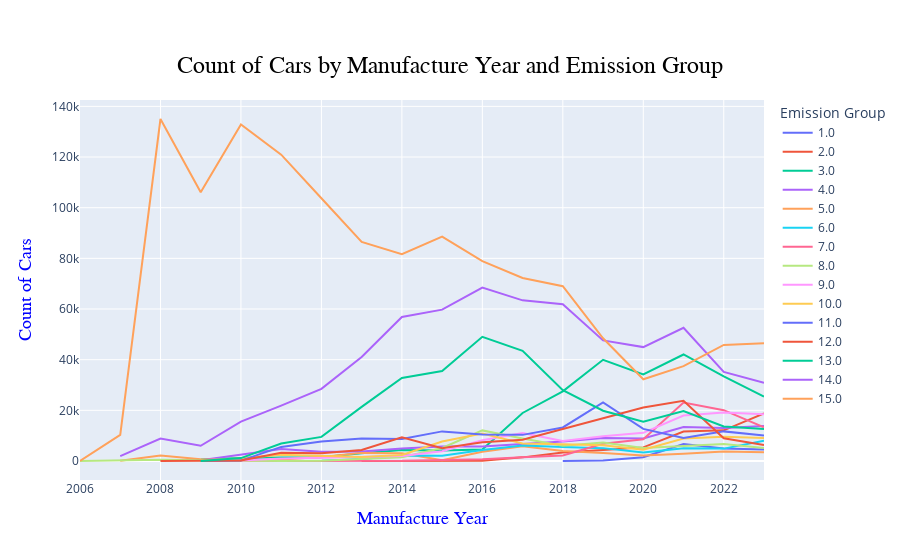

Notebook code for this chart:
### Markdown cell above
#### 5.2 Emission group

### Code cell
# An interactive line graph with plotly
emission_group = data_merged_raw.groupby(['manufacture_year','emission_group'])['vehicle_number'].count().to_frame().\
                        rename(columns={'vehicle_number': 'count_cars'}).reset_index()

emission_group = emission_group[emission_group['manufacture_year'] != 2024]

#creating a list of unique values for sorting
sorted_groups = sorted(emission_group['emission_group'].unique())

# Creating an interactive line graph with Plotly Express
fig = px.line(emission_group,
              x='manufacture_year',  # Year on the X-axis
              y='count_cars',        # Count of cars on the Y-axis
              color='emission_group',  # Different lines for each emission group
              title='Count of Cars by Manufacture Year and Emission Group',
              labels={'count_cars': 'Count of Cars', 'manufacture_year': 'Manufacture Year',
                      'emission_group': 'Emission Group'},
              category_orders={'emission_group': sorted_groups})

# Update layout for title and labels
fig.update_layout(
    title={
        'text': 'Count of Cars by Manufacture Year and Emission Group',
        'y': 0.9,  # You can adjust the position with y
        'x': 0.5,  # Centering the title using x
        'xanchor': 'center',
        'yanchor': 'top',
        'font': {
            'family': 'Arial',  # Font family
            'size': 24,         # Font size
            'color': 'black'    # Font color
        }
    },
    xaxis_title={
        'font': {
            'family': 'Helvetica',  # Font family
            'size': 18,             # Font size
            'color': 'blue'         # Font color
        }
    },
    yaxis_title={
        'font': {
            'family': 'Helvetica',
            'size': 18,
            'color': 'blue'
        }
    }
)
# Show the plot
fig.show()

### Figure 1 — Plotly figure (JSON) as saved in the notebook; plotly's stock layout.template omitted (floating-point values rounded to 4 significant figures)
{"data": [{"hovertemplate": "Emission Group=1.0<br>Manufacture Year=%{x}<br>Count of Cars=%{y}<extra></extra>", "legendgroup": "1.0", "line": {"color": "#636efa", "dash": "solid"}, "marker": {"symbol": "circle"}, "mode": "lines", "name": "1.0", "orientation": "v", "showlegend": true, "type": "scatter", "x": [2018, 2019, 2020, 2021, 2022, 2023], "xaxis": "x", "y": [15, 168, 1516, 6672, 4966, 4535], "yaxis": "y"}, {"hovertemplate": "Emission Group=2.0<br>Manufacture Year=%{x}<br>Count of Cars=%{y}<extra></extra>", "legendgroup": "2.0", "line": {"color": "#EF553B", "dash": "solid"}, "marker": {"symbol": "circle"}, "mode": "lines", "name": "2.0", "orientation": "v", "showlegend": true, "type": "scatter", "x": [2013, 2014, 2015, 2016, 2017, 2018, 2019, 2020, 2021, 2022, 2023], "xaxis": "x", "y": [17, 49, 65, 71, 1433, 3313, 4391, 5378, 11614, 12092, 18782], "yaxis": "y"}, {"hovertemplate": "Emission Group=3.0<br>Manufacture Year=%{x}<br>Count of Cars=%{y}<extra></extra>", "legendgroup": "3.0", "line": {"color": "#00cc96", "dash": "solid"}, "marker": {"symbol": "circle"}, "mode": "lines", "name": "3.0", "orientation": "v", "showlegend": true, "type": "scatter", "x": [2009, 2010, 2011, 2012, 2013, 2014, 2015, 2016, 2017, 2018, 2019, 2020, 2021, 2022, 2023], "xaxis": "x", "y": [642, 1164, 1359, 1492, 3060, 4387, 4128, 4536, 18965, 27493, 39966, 34166, 42051, 33409, 25456], "yaxis": "y"}, {"hovertemplate": "Emission Group=4.0<br>Manufacture Year=%{x}<br>Count of Cars=%{y}<extra></extra>", "legendgroup": "4.0", "line": {"color": "#ab63fa", "dash": "solid"}, "marker": {"symbol": "circle"}, "mode": "lines", "name": "4.0", "orientation": "v", "showlegend": true, "type": "scatter", "x": [2009, 2010, 2011, 2012, 2013, 2014, 2015, 2016, 2017, 2018, 2019, 2020, 2021, 2022, 2023], "xaxis": "x", "y": [291, 2624, 4701, 3621, 3763, 4889, 5712, 5687, 6544, 7652, 9104, 8932, 13395, 12996, 13783], "yaxis": "y"}, {"hovertemplate": "Emission Group=5.0<br>Manufacture Year=%{x}<br>Count of Cars=%{y}<extra></extra>", "legendgroup": "5.0", "line": {"color": "#FFA15A", "dash": "solid"}, "marker": {"symbol": "circle"}, "mode": "lines", "name": "5.0", "orientation": "v", "showlegend": true, "type": "scatter", "x": [2007, 2008, 2009, 2010, 2011, 2012, 2013, 2014, 2015, 2016, 2017, 2018, 2019, 2020, 2021, 2022, 2023], "xaxis": "x", "y": [105, 2201, 713, 71, 615, 1594, 3205, 3015, 276, 3615, 5860, 3976, 3203, 2141, 2860, 3753, 3418], "yaxis": "y"}, {"hovertemplate": "Emission Group=6.0<br>Manufacture Year=%{x}<br>Count of Cars=%{y}<extra></extra>", "legendgroup": "6.0", "line": {"color": "#19d3f3", "dash": "solid"}, "marker": {"symbol": "circle"}, "mode": "lines", "name": "6.0", "orientation": "v", "showlegend": true, "type": "scatter", "x": [2012, 2013, 2014, 2015, 2016, 2017, 2018, 2019, 2020, 2021, 2022, 2023], "xaxis": "x", "y": [69, 805, 2131, 2048, 4347, 6085, 5511, 5082, 3346, 5019, 4891, 7970], "yaxis": "y"}, {"hovertemplate": "Emission Group=7.0<br>Manufacture Year=%{x}<br>Count of Cars=%{y}<extra></extra>", "legendgroup": "7.0", "line": {"color": "#FF6692", "dash": "solid"}, "marker": {"symbol": "circle"}, "mode": "lines", "name": "7.0", "orientation": "v", "showlegend": true, "type": "scatter", "x": [2009, 2010, 2011, 2012, 2013, 2014, 2015, 2016, 2017, 2018, 2019, 2020, 2021, 2022, 2023], "xaxis": "x", "y": [46, 258, 1, 32, 1, 66, 438, 656, 1494, 2165, 6843, 8563, 23065, 20074, 13294], "yaxis": "y"}, {"hovertemplate": "Emission Group=8.0<br>Manufacture Year=%{x}<br>Count of Cars=%{y}<extra></extra>", "legendgroup": "8.0", "line": {"color": "#B6E880", "dash": "solid"}, "marker": {"symbol": "circle"}, "mode": "lines", "name": "8.0", "orientation": "v", "showlegend": true, "type": "scatter", "x": [2006, 2007, 2008, 2009, 2010, 2011, 2012, 2013, 2014, 2015, 2016, 2017, 2018, 2019, 2020, 2021, 2022, 2023], "xaxis": "x", "y": [22, 393, 481, 288, 68, 41, 140, 924, 1496, 5131, 12078, 8859, 5988, 7341, 5101, 5892, 6725, 5155], "yaxis": "y"}, {"hovertemplate": "Emission Group=9.0<br>Manufacture Year=%{x}<br>Count of Cars=%{y}<extra></extra>", "legendgroup": "9.0", "line": {"color": "#FF97FF", "dash": "solid"}, "marker": {"symbol": "circle"}, "mode": "lines", "name": "9.0", "orientation": "v", "showlegend": true, "type": "scatter", "x": [2010, 2011, 2012, 2013, 2014, 2015, 2016, 2017, 2018, 2019, 2020, 2021, 2022, 2023], "xaxis": "x", "y": [152, 1031, 1294, 1547, 2010, 3832, 8227, 11046, 7928, 9797, 11133, 17931, 19155, 18431], "yaxis": "y"}, {"hovertemplate": "Emission Group=10.0<br>Manufacture Year=%{x}<br>Count of Cars=%{y}<extra></extra>", "legendgroup": "10.0", "line": {"color": "#FECB52", "dash": "solid"}, "marker": {"symbol": "circle"}, "mode": "lines", "name": "10.0", "orientation": "v", "showlegend": true, "type": "scatter", "x": [2009, 2010, 2011, 2012, 2013, 2014, 2015, 2016, 2017, 2018, 2019, 2020, 2021, 2022, 2023], "xaxis": "x", "y": [214, 1093, 2436, 2039, 1551, 2413, 7671, 10831, 6878, 6591, 6214, 4487, 8877, 9530, 9079], "yaxis": "y"}, {"hovertemplate": "Emission Group=11.0<br>Manufacture Year=%{x}<br>Count of Cars=%{y}<extra></extra>", "legendgroup": "11.0", "line": {"color": "#636efa", "dash": "solid"}, "marker": {"symbol": "circle"}, "mode": "lines", "name": "11.0", "orientation": "v", "showlegend": true, "type": "scatter", "x": [2009, 2010, 2011, 2012, 2013, 2014, 2015, 2016, 2017, 2018, 2019, 2020, 2021, 2022, 2023], "xaxis": "x", "y": [10, 160, 5560, 7667, 8925, 8695, 11690, 10490, 10322, 13250, 23118, 12688, 9119, 11696, 10102], "yaxis": "y"}, {"hovertemplate": "Emission Group=12.0<br>Manufacture Year=%{x}<br>Count of Cars=%{y}<extra></extra>", "legendgroup": "12.0", "line": {"color": "#EF553B", "dash": "solid"}, "marker": {"symbol": "circle"}, "mode": "lines", "name": "12.0", "orientation": "v", "showlegend": true, "type": "scatter", "x": [2008, 2009, 2010, 2011, 2012, 2013, 2014, 2015, 2016, 2017, 2018, 2019, 2020, 2021, 2022, 2023], "xaxis": "x", "y": [1, 122, 237, 3270, 3055, 4339, 9362, 5048, 7425, 8404, 12609, 16679, 21104, 23791, 9007, 6331], "yaxis": "y"}, {"hovertemplate": "Emission Group=13.0<br>Manufacture Year=%{x}<br>Count of Cars=%{y}<extra></extra>", "legendgroup": "13.0", "line": {"color": "#00cc96", "dash": "solid"}, "marker": {"symbol": "circle"}, "mode": "lines", "name": "13.0", "orientation": "v", "showlegend": true, "type": "scatter", "x": [2009, 2010, 2011, 2012, 2013, 2014, 2015, 2016, 2017, 2018, 2019, 2020, 2021, 2022, 2023], "xaxis": "x", "y": [43, 1139, 6920, 9514, 21362, 32766, 35497, 49008, 43510, 27959, 19861, 15513, 19704, 13651, 12681], "yaxis": "y"}, {"hovertemplate": "Emission Group=14.0<br>Manufacture Year=%{x}<br>Count of Cars=%{y}<extra></extra>", "legendgroup": "14.0", "line": {"color": "#ab63fa", "dash": "solid"}, "marker": {"symbol": "circle"}, "mode": "lines", "name": "14.0", "orientation": "v", "showlegend": true, "type": "scatter", "x": [2007, 2008, 2009, 2010, 2011, 2012, 2013, 2014, 2015, 2016, 2017, 2018, 2019, 2020, 2021, 2022, 2023], "xaxis": "x", "y": [1906, 8880, 6007, 15575, 21862, 28483, 41025, 56847, 59756, 68495, 63415, 61887, 47608, 44970, 52607, 35157, 30910], "yaxis": "y"}, {"hovertemplate": "Emission Group=15.0<br>Manufacture Year=%{x}<br>Count of Cars=%{y}<extra></extra>", "legendgroup": "15.0", "line": {"color": "#FFA15A", "dash": "solid"}, "marker": {"symbol": "circle"}, "mode": "lines", "name": "15.0", "orientation": "v", "showlegend": true, "type": "scatter", "x": [2006, 2007, 2008, 2009, 2010, 2011, 2012, 2013, 2014, 2015, 2016, 2017, 2018, 2019, 2020, 2021, 2022, 2023], "xaxis": "x", "y": [66, 10285, 135012, 106089, 132860, 120939, 103722, 86502, 81635, 88593, 78914, 72234, 68995, 48430, 32258, 37463, 45808, 46534], "yaxis": "y"}], "layout": {"legend": {"title": {"text": "Emission Group"}, "tracegroupgap": 0}, "title": {"font": {"color": "black", "family": "Arial", "size": 24}, "text": "Count of Cars by Manufacture Year and Emission Group", "x": 0.5, "xanchor": "center", "y": 0.9, "yanchor": "top"}, "xaxis": {"anchor": "y", "domain": [0, 1], "title": {"font": {"color": "blue", "family": "Helvetica", "size": 18}, "text": "Manufacture Year"}}, "yaxis": {"anchor": "x", "domain": [0, 1], "title": {"font": {"color": "blue", "family": "Helvetica", "size": 18}, "text": "Count of Cars"}}}}
